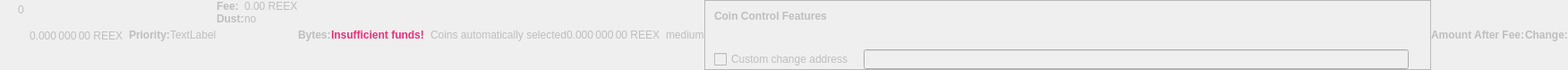
    <widget class="QWidget" name="dummyHideWidget" native="true">
     <property name="enabled">
      <bool>false</bool>
     </property>
     <property name="maximumSize">
      <size>
       <width>100</width>
       <height>22</height>
      </size>
     </property>
     <layout class="QHBoxLayout" name="dummyHideLayout">
      <property name="spacing">
       <number>0</number>
      </property>
      <property name="leftMargin">
       <number>0</number>
      </property>
      <property name="topMargin">
       <number>0</number>
      </property>
      <property name="rightMargin">
       <number>0</number>
      </property>
      <property name="bottomMargin">
       <number>0</number>
      </property>
      <item>
       <layout class="QFormLayout" name="formLayoutCoinControl1">
        <property name="horizontalSpacing">
         <number>10</number>
        </property>
        <property name="verticalSpacing">
         <number>14</number>
        </property>
        <property name="leftMargin">
         <number>10</number>
        </property>
        <property name="topMargin">
         <number>4</number>
        </property>
        <property name="rightMargin">
         <number>6</number>
        </property>
        <item row="0" column="1">
         <widget class="QLabel" name="labelCoinControlBytes">
          <property name="cursor">
           <cursorShape>IBeamCursor</cursorShape>
          </property>
          <property name="contextMenuPolicy">
           <enum>Qt::ActionsContextMenu</enum>
          </property>
          <property name="text">
           <string notr="true">0</string>
          </property>
          <property name="textInteractionFlags">
           <set>Qt::LinksAccessibleByMouse|Qt::TextSelectableByKeyboard|Qt::TextSelectableByMouse</set>
          </property>
         </widget>
        </item>
       </layout>
      </item>
      <item>
       <widget class="QLabel" name="labelCoinControlAfterFee">
        <property name="enabled">
         <bool>false</bool>
        </property>
        <property name="sizePolicy">
         <sizepolicy hsizetype="Fixed" vsizetype="Fixed">
          <horstretch>0</horstretch>
          <verstretch>0</verstretch>
         </sizepolicy>
        </property>
        <property name="minimumSize">
         <size>
          <width>111</width>
          <height>12</height>
         </size>
        </property>
        <property name="maximumSize">
         <size>
          <width>111</width>
          <height>12</height>
         </size>
        </property>
        <property name="cursor">
         <cursorShape>IBeamCursor</cursorShape>
        </property>
        <property name="contextMenuPolicy">
         <enum>Qt::ActionsContextMenu</enum>
        </property>
        <property name="text">
         <string notr="true">0.000 000 00 REEX</string>
        </property>
        <property name="textInteractionFlags">
         <set>Qt::LinksAccessibleByMouse|Qt::TextSelectableByKeyboard|Qt::TextSelectableByMouse</set>
        </property>
       </widget>
      </item>
      <item>
       <widget class="QLabel" name="labelCoinControlPriorityText">
        <property name="enabled">
         <bool>false</bool>
        </property>
        <property name="font">
         <font>
          <weight>75</weight>
          <bold>true</bold>
         </font>
        </property>
        <property name="text">
         <string>Priority:</string>
        </property>
       </widget>
      </item>
      <item>
       <layout class="QHBoxLayout" name="horizontalLayout">
        <item>
         <widget class="QLabel" name="WarningLabel">
          <property name="text">
           <string>TextLabel</string>
          </property>
         </widget>
        </item>
       </layout>
      </item>
      <item>
       <layout class="QFormLayout" name="formLayoutCoinControl3">
        <property name="horizontalSpacing">
         <number>0</number>
        </property>
        <property name="verticalSpacing">
         <number>0</number>
        </property>
        <property name="leftMargin">
         <number>0</number>
        </property>
        <property name="topMargin">
         <number>0</number>
        </property>
        <property name="rightMargin">
         <number>0</number>
        </property>
        <item row="0" column="0">
         <widget class="QLabel" name="labelCoinControlFeeText">
          <property name="enabled">
           <bool>false</bool>
          </property>
          <property name="font">
           <font>
            <weight>75</weight>
            <bold>true</bold>
           </font>
          </property>
          <property name="text">
           <string>Fee:</string>
          </property>
          <property name="margin">
           <number>0</number>
          </property>
         </widget>
        </item>
        <item row="0" column="1">
         <widget class="QLabel" name="labelCoinControlFee">
          <property name="enabled">
           <bool>false</bool>
          </property>
          <property name="cursor">
           <cursorShape>IBeamCursor</cursorShape>
          </property>
          <property name="contextMenuPolicy">
           <enum>Qt::ActionsContextMenu</enum>
          </property>
          <property name="text">
           <string notr="true">0.00 REEX</string>
          </property>
          <property name="textInteractionFlags">
           <set>Qt::LinksAccessibleByMouse|Qt::TextSelectableByKeyboard|Qt::TextSelectableByMouse</set>
          </property>
         </widget>
        </item>
        <item row="1" column="0">
         <widget class="QLabel" name="labelCoinControlLowOutputText">
          <property name="enabled">
           <bool>false</bool>
          </property>
          <property name="font">
           <font>
            <weight>75</weight>
            <bold>true</bold>
           </font>
          </property>
          <property name="text">
           <string>Dust:</string>
          </property>
         </widget>
        </item>
        <item row="1" column="1">
         <widget class="QLabel" name="labelCoinControlLowOutput">
          <property name="enabled">
           <bool>false</bool>
          </property>
          <property name="cursor">
           <cursorShape>IBeamCursor</cursorShape>
          </property>
          <property name="contextMenuPolicy">
           <enum>Qt::ActionsContextMenu</enum>
          </property>
          <property name="text">
           <string>no</string>
          </property>
          <property name="textInteractionFlags">
           <set>Qt::LinksAccessibleByMouse|Qt::TextSelectableByKeyboard|Qt::TextSelectableByMouse</set>
          </property>
         </widget>
        </item>
       </layout>
      </item>
      <item>
       <widget class="QLabel" name="labelCoinControlBytesText">
        <property name="enabled">
         <bool>false</bool>
        </property>
        <property name="font">
         <font>
          <weight>75</weight>
          <bold>true</bold>
         </font>
        </property>
        <property name="text">
         <string>Bytes:</string>
        </property>
       </widget>
      </item>
      <item>
       <layout class="QFormLayout" name="formLayoutCoinControl2">
        <property name="horizontalSpacing">
         <number>0</number>
        </property>
        <property name="verticalSpacing">
         <number>0</number>
        </property>
        <property name="leftMargin">
         <number>0</number>
        </property>
        <property name="topMargin">
         <number>0</number>
        </property>
        <property name="rightMargin">
         <number>0</number>
        </property>
       </layout>
      </item>
      <item>
       <layout class="QHBoxLayout" name="horizontalLayoutCoinControl2">
        <property name="spacing">
         <number>0</number>
        </property>
        <property name="bottomMargin">
         <number>0</number>
        </property>
       </layout>
      </item>
      <item>
       <widget class="QLabel" name="labelCoinControlInsuffFunds">
        <property name="enabled">
         <bool>false</bool>
        </property>
        <property name="minimumSize">
         <size>
          <width>0</width>
          <height>0</height>
         </size>
        </property>
        <property name="font">
         <font>
          <weight>75</weight>
          <bold>true</bold>
         </font>
        </property>
        <property name="styleSheet">
         <string notr="true">color: #ee2f77;font-weight:bold;</string>
        </property>
        <property name="text">
         <string>Insufficient funds!</string>
        </property>
        <property name="margin">
         <number>5</number>
        </property>
       </widget>
      </item>
      <item>
       <layout class="QFormLayout" name="formLayoutCoinControl4">
        <property name="horizontalSpacing">
         <number>0</number>
        </property>
        <property name="verticalSpacing">
         <number>0</number>
        </property>
        <property name="leftMargin">
         <number>0</number>
        </property>
        <property name="topMargin">
         <number>0</number>
        </property>
        <property name="rightMargin">
         <number>0</number>
        </property>
       </layout>
      </item>
      <item>
       <widget class="QLabel" name="labelCoinControlChangeLabel">
        <property name="enabled">
         <bool>false</bool>
        </property>
        <property name="sizePolicy">
         <sizepolicy hsizetype="Preferred" vsizetype="Expanding">
          <horstretch>0</horstretch>
          <verstretch>0</verstretch>
         </sizepolicy>
        </property>
        <property name="minimumSize">
         <size>
          <width>0</width>
          <height>0</height>
         </size>
        </property>
        <property name="text">
         <string/>
        </property>
        <property name="margin">
         <number>3</number>
        </property>
       </widget>
      </item>
      <item>
       <widget class="QLabel" name="labelCoinControlAutomaticallySelected">
        <property name="enabled">
         <bool>false</bool>
        </property>
        <property name="sizePolicy">
         <sizepolicy hsizetype="Fixed" vsizetype="Fixed">
          <horstretch>0</horstretch>
          <verstretch>0</verstretch>
         </sizepolicy>
        </property>
        <property name="minimumSize">
         <size>
          <width>0</width>
          <height>0</height>
         </size>
        </property>
        <property name="maximumSize">
         <size>
          <width>240</width>
          <height>16777215</height>
         </size>
        </property>
        <property name="text">
         <string>Coins automatically selected</string>
        </property>
        <property name="margin">
         <number>5</number>
        </property>
       </widget>
      </item>
      <item>
       <widget class="QLabel" name="labelCoinControlChange">
        <property name="enabled">
         <bool>false</bool>
        </property>
        <property name="sizePolicy">
         <sizepolicy hsizetype="Fixed" vsizetype="Fixed">
          <horstretch>0</horstretch>
          <verstretch>0</verstretch>
         </sizepolicy>
        </property>
        <property name="minimumSize">
         <size>
          <width>111</width>
          <height>0</height>
         </size>
        </property>
        <property name="maximumSize">
         <size>
          <width>111</width>
          <height>16777215</height>
         </size>
        </property>
        <property name="cursor">
         <cursorShape>IBeamCursor</cursorShape>
        </property>
        <property name="contextMenuPolicy">
         <enum>Qt::ActionsContextMenu</enum>
        </property>
        <property name="text">
         <string notr="true">0.000 000 00 REEX</string>
        </property>
        <property name="textInteractionFlags">
         <set>Qt::LinksAccessibleByMouse|Qt::TextSelectableByKeyboard|Qt::TextSelectableByMouse</set>
        </property>
       </widget>
      </item>
      <item>
       <widget class="QLabel" name="labelCoinControlPriority">
        <property name="enabled">
         <bool>false</bool>
        </property>
        <property name="cursor">
         <cursorShape>IBeamCursor</cursorShape>
        </property>
        <property name="contextMenuPolicy">
         <enum>Qt::ActionsContextMenu</enum>
        </property>
        <property name="text">
         <string>medium</string>
        </property>
        <property name="textInteractionFlags">
         <set>Qt::LinksAccessibleByMouse|Qt::TextSelectableByKeyboard|Qt::TextSelectableByMouse</set>
        </property>
       </widget>
      </item>
      <item>
       <widget class="QFrame" name="frameCoinControl">
        <property name="sizePolicy">
         <sizepolicy hsizetype="Expanding" vsizetype="Expanding">
          <horstretch>0</horstretch>
          <verstretch>0</verstretch>
         </sizepolicy>
        </property>
        <property name="maximumSize">
         <size>
          <width>16777215</width>
          <height>16777215</height>
         </size>
        </property>
        <property name="frameShape">
         <enum>QFrame::StyledPanel</enum>
        </property>
        <property name="frameShadow">
         <enum>QFrame::Sunken</enum>
        </property>
        <layout class="QVBoxLayout" name="verticalLayoutCoinControl2_2">
         <property name="spacing">
          <number>0</number>
         </property>
         <property name="leftMargin">
          <number>0</number>
         </property>
         <property name="topMargin">
          <number>0</number>
         </property>
         <property name="rightMargin">
          <number>0</number>
         </property>
         <property name="bottomMargin">
          <number>0</number>
         </property>
         <item>
          <layout class="QVBoxLayout" name="verticalLayoutCoinControl" stretch="0,0,0,1">
           <property name="spacing">
            <number>0</number>
           </property>
           <property name="leftMargin">
            <number>10</number>
           </property>
           <property name="topMargin">
            <number>10</number>
           </property>
           <item>
            <layout class="QHBoxLayout" name="horizontalLayoutCoinControl1">
             <property name="bottomMargin">
              <number>15</number>
             </property>
             <item>
              <widget class="QLabel" name="labelCoinControlFeatures">
               <property name="enabled">
                <bool>false</bool>
               </property>
               <property name="sizePolicy">
                <sizepolicy hsizetype="Preferred" vsizetype="Maximum">
                 <horstretch>0</horstretch>
                 <verstretch>0</verstretch>
                </sizepolicy>
               </property>
               <property name="font">
                <font>
                 <weight>75</weight>
                 <bold>true</bold>
                </font>
               </property>
               <property name="styleSheet">
                <string notr="true">font-weight:bold;</string>
               </property>
               <property name="text">
                <string>Coin Control Features</string>
               </property>
              </widget>
             </item>
            </layout>
           </item>
           <item>
            <widget class="QWidget" name="widgetCoinControl" native="true">
             <property name="sizePolicy">
              <sizepolicy hsizetype="Preferred" vsizetype="Preferred">
               <horstretch>0</horstretch>
               <verstretch>0</verstretch>
              </sizepolicy>
             </property>
             <property name="minimumSize">
              <size>
               <width>0</width>
               <height>0</height>
              </size>
             </property>
             <property name="styleSheet">
              <string notr="true"/>
             </property>
             <layout class="QHBoxLayout" name="horizontalLayoutCoinControl5_2">
              <property name="leftMargin">
               <number>0</number>
              </property>
              <property name="topMargin">
               <number>0</number>
              </property>
              <property name="rightMargin">
               <number>0</number>
              </property>
              <property name="bottomMargin">
               <number>0</number>
              </property>
              <item>
               <layout class="QHBoxLayout" name="horizontalLayoutCoinControl3">
                <property name="spacing">
                 <number>20</number>
                </property>
                <property name="topMargin">
                 <number>0</number>
                </property>
                <property name="bottomMargin">
                 <number>10</number>
                </property>
               </layout>
              </item>
             </layout>
            </widget>
           </item>
           <item>
            <layout class="QHBoxLayout" name="horizontalLayoutCoinControl4" stretch="0,0,0">
             <property name="spacing">
              <number>12</number>
             </property>
             <property name="sizeConstraint">
              <enum>QLayout::SetDefaultConstraint</enum>
             </property>
             <property name="topMargin">
              <number>5</number>
             </property>
             <property name="rightMargin">
              <number>5</number>
             </property>
             <item>
              <widget class="QCheckBox" name="checkBoxCoinControlChange">
               <property name="enabled">
                <bool>false</bool>
               </property>
               <property name="toolTip">
                <string>If this is activated, but the change address is empty or invalid, change will be sent to a newly generated address.</string>
               </property>
               <property name="text">
                <string>Custom change address</string>
               </property>
              </widget>
             </item>
             <item>
              <widget class="QValidatedLineEdit" name="lineEditCoinControlChange">
               <property name="enabled">
                <bool>false</bool>
               </property>
               <property name="sizePolicy">
                <sizepolicy hsizetype="Expanding" vsizetype="Fixed">
                 <horstretch>0</horstretch>
                 <verstretch>0</verstretch>
                </sizepolicy>
               </property>
              </widget>
             </item>
             <item>
              <widget class="QLabel" name="labelCoinControlChangeLabel_2">
               <property name="sizePolicy">
                <sizepolicy hsizetype="Preferred" vsizetype="Expanding">
                 <horstretch>0</horstretch>
                 <verstretch>0</verstretch>
                </sizepolicy>
               </property>
               <property name="minimumSize">
                <size>
                 <width>0</width>
                 <height>0</height>
                </size>
               </property>
               <property name="text">
                <string/>
               </property>
               <property name="margin">
                <number>3</number>
               </property>
              </widget>
             </item>
            </layout>
           </item>
           <item>
            <spacer name="verticalSpacerCoinControl">
             <property name="orientation">
              <enum>Qt::Vertical</enum>
             </property>
             <property name="sizeHint" stdset="0">
              <size>
               <width>800</width>
               <height>1</height>
              </size>
             </property>
            </spacer>
           </item>
          </layout>
         </item>
        </layout>
       </widget>
      </item>
      <item>
       <widget class="QLabel" name="labelCoinControlAfterFeeText">
        <property name="enabled">
         <bool>false</bool>
        </property>
        <property name="minimumSize">
         <size>
          <width>0</width>
          <height>0</height>
         </size>
        </property>
        <property name="maximumSize">
         <size>
          <width>16777215</width>
          <height>16777215</height>
         </size>
        </property>
        <property name="font">
         <font>
          <weight>75</weight>
          <bold>true</bold>
         </font>
        </property>
        <property name="text">
         <string>Amount After Fee:</string>
        </property>
        <property name="alignment">
         <set>Qt::AlignLeading|Qt::AlignLeft|Qt::AlignVCenter</set>
        </property>
        <property name="margin">
         <number>0</number>
        </property>
       </widget>
      </item>
      <item>
       <widget class="QLabel" name="labelCoinControlChangeText">
        <property name="enabled">
         <bool>false</bool>
        </property>
        <property name="sizePolicy">
         <sizepolicy hsizetype="Preferred" vsizetype="Preferred">
          <horstretch>0</horstretch>
          <verstretch>0</verstretch>
         </sizepolicy>
        </property>
        <property name="minimumSize">
         <size>
          <width>0</width>
          <height>0</height>
         </size>
        </property>
        <property name="maximumSize">
         <size>
          <width>16777215</width>
          <height>16777215</height>
         </size>
        </property>
        <property name="font">
         <font>
          <weight>75</weight>
          <bold>true</bold>
         </font>
        </property>
        <property name="text">
         <string>Change:</string>
        </property>
        <property name="alignment">
         <set>Qt::AlignLeading|Qt::AlignLeft|Qt::AlignVCenter</set>
        </property>
       </widget>
      </item>
     </layout>
    </widget>
